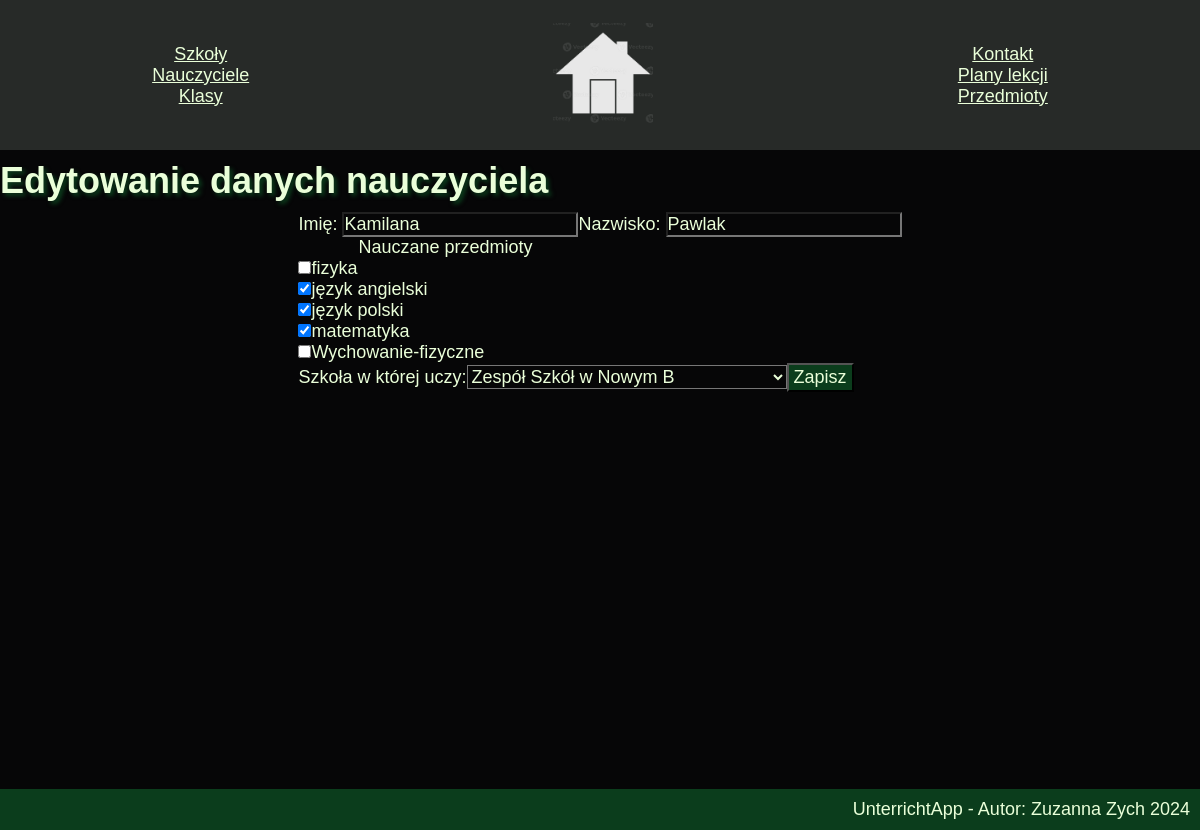
Page /editNau.php?id=2 on the committed database.
### tables this page shows
CREATE TABLE `nauczyciel` (
  `id` int(10) UNSIGNED NOT NULL,
  `imie` varchar(50) NOT NULL,
  `nazwisko` varchar(50) NOT NULL
);

CREATE TABLE `przedmiot` (
  `id` int(11) UNSIGNED NOT NULL,
  `nazwa` varchar(60) NOT NULL
);

### getAll.php (called while the page is built, shortened)
<?php
global $conn;
$r_przedmiot = mysqli_query($conn, "SELECT * from przedmiot ORDER BY przedmiot.nazwa ASC");
$przedmiot = [];
$sqlSzkola = "SELECT * FROM szkola";
$r_szkola = mysqli_query($conn, $sqlSzkola);
$klasaSzkoly = [];
while ($rowSz = mysqli_fetch_assoc($r_szkola)) {
      $klasaSzkoly[$rowSz['nazwa']] = [];
      $klasaSzkoly[$rowSz['nazwa']]['idSzkoly'] = $rowSz['id'];
      $sqlKlasa = 'SELECT szkola.id AS "idSzkoly", szkola.nazwa AS "nazwaSzkoly", klasa.id AS "idKlasy", klasa.nazwa AS "nazwaKlasy", klasa.id_planu_lekcji from szkola INNER JOIN klasa ON klasa.id_szkola = szkola.id WHERE szkola.nazwa = "'.$rowSz['nazwa'].'";';
      $r_klasa = mysqli_query($conn, $sqlKlasa);
      while ($rowK = mysqli_fetch_assoc($r_klasa)) {
            array_push($klasaSzkoly[$rowSz['nazwa']], [$rowK['idKlasy'], $rowK['nazwaKlasy']]);
      }
}
$nauczyciele = [];
$sql = "SELECT * from nauczyciel";
$r = mysqli_query($conn, $sql);
?>

### editNau.php (the view, shortened to what this page needs)
<!DOCTYPE html>
<html lang="pl">
<head>
     <link rel="stylesheet" href="styl.css">
</head>
<body>
     <?php
     include_once "func.php";
     include_once "conn.php";
     include_once "getAll.php";
     addheader();?>
<h2 class="pageFunc">Edytowanie danych nauczyciela</h2>
<div class="dodKlase">
<?php
     if (!isset($_GET['id'])) {
          echo "<p>Nie udało się pobrać informacji. Proszę spróbować jescze raz</p>
          <a href='nau.php'>Powrót</a>
          ";
     } else {
          $imie = "";
          $nazwisko = "";
          foreach ($nauczyciele as $key => $value) {
               if ($value['id'] == $_GET['id']) {
                    $imie = $value['imie'];
                    $nazwisko = $value['nazwisko'];
               }
          }
          echo "<form action='#' method='post'>";
          echo "<label for='imie'>Imię: </label>";
          echo "<input type='text' value='$imie' name='imie' id='imie'>";
          echo "<label for='nazwisko'>Nazwisko: </label>";
          echo "<input type='text' value='$nazwisko' name='nazwisko' id='nazwisko'>";
          echo "<p>Nauczane przedmioty</p>";
          echo '<div class="checkboxes">';
          $nauPrzed = [];
          foreach ($nauczany_przedmiot as $key => $value) {
               foreach ($value as $key2 => $value2) {
                    if ($imie." ".$nazwisko == $value2[1] && $_GET['id'] == $value2[0]) {
                         array_push($nauPrzed, $key);
                   }
               }
          }
          global $przedmiot;
          foreach ($przedmiot as $el) {
               $printed = false;
               foreach ($nauPrzed as $key => $value) {
                    if ($el['nazwa'] == $value) {
                         echo "<input type='checkbox' name='".$el['id']."' id='".$el['id']."' value='".$el['id']."' checked>";
              echo "<label for='".$el['id']."'>".$el['nazwa']."</label><br>";
              $printed = true;
                    }
               }
               if ($printed == false) {
                    echo "<input type='checkbox' name='".$el['id']."' id='".$el['id']."' value='".$el['id']."'>";
              echo "<label for='".$el['id']."'>".$el['nazwa']."</label><br>";
               }
          }
          echo "</div>";
          echo "<label for='szkola'>Szkoła w której uczy:</label>";
          echo "<select name='szkola' id='szkola'>";
          $aktSzkola = "";
          foreach ($klasaSzkoly as $key => $value) {
               if ($key == $aktSzkola) {
                    echo "<option value='".$value['idSzkoly']."' selected >".$key."</option>";
               } else {
                    echo "<option value='".$value['idSzkoly']."' >".$key."</option>";
               }
          }
          echo "</select>";
          echo "<button type='submit'>Zapisz</button></form>";
     }
     ?>
</div>
</body>
</html>

### styl.css (style rules this page uses)
:root { --kolor-tla: #060607; --kolor-tekstu: #EAFFD9; --kolor-akcent-jasny: #219147; --kolor-akcent-jasny-szary: #536158; --kolor-akcent-ciemny-szary: #272a28; --kolor-akcent-ciemny: #0b3d1c; --zdj-banner: url("zdj/zielone-liscie-tlo.jpg"); --wielkosc-tekstu: 16px; --wielkosc-h1: calc(var(--wielkosc-tekstu) * 1.5); --wielkosc-h2: calc(var(--wielkosc-tekstu) * 2); --wielkosc-h3: calc(var(--wielkosc-tekstu) * 3); --p-margin: 270px; }
body { min-height: 100vh; width: 100%; box-sizing: border-box; }
* { margin: 0; padding: 0; font-size: var(--wielkosc-tekstu); background-color: var(--kolor-tla); color: var(--kolor-tekstu); box-sizing: border-box; font-family: 'Trebuchet MS', 'Lucida Sans Unicode', 'Lucida Grande', 'Lucida Sans', Arial, sans-serif; }
h2 { font-size: var(--wielkosc-h2); }
h1,h2,h3,h4,h5,h6 { margin: 10px 0px 10px 0px; }
.pageFunc { text-shadow: var(--kolor-akcent-ciemny) 3px 3px 4px ; }
.dodKlase { display: flex; flex-direction: column; justify-content: center; align-items: center; }
.dodKlase * { max-width: 100%; }
p:not(footer p) { margin: 0 60px 0 60px; }
button:not(.ignore) { background-color: var(--kolor-akcent-ciemny); padding: 2px 5px; }
body { margin-bottom: 30px; }
@media only screen and (max-width: 2600px) { :root { --wielkosc-tekstu:18px } }

### rows in the picture
nauczyciel: imie "Kamilana", nazwisko "Pawlak"
przedmiot: nazwa "fizyka"
przedmiot: nazwa "język angielski"
przedmiot: nazwa "język polski"
przedmiot: nazwa "matematyka"
przedmiot: nazwa "Wychowanie-fizyczne"

### other values in the picture
form field szkola "Zespół Szkół w Nowym B"
